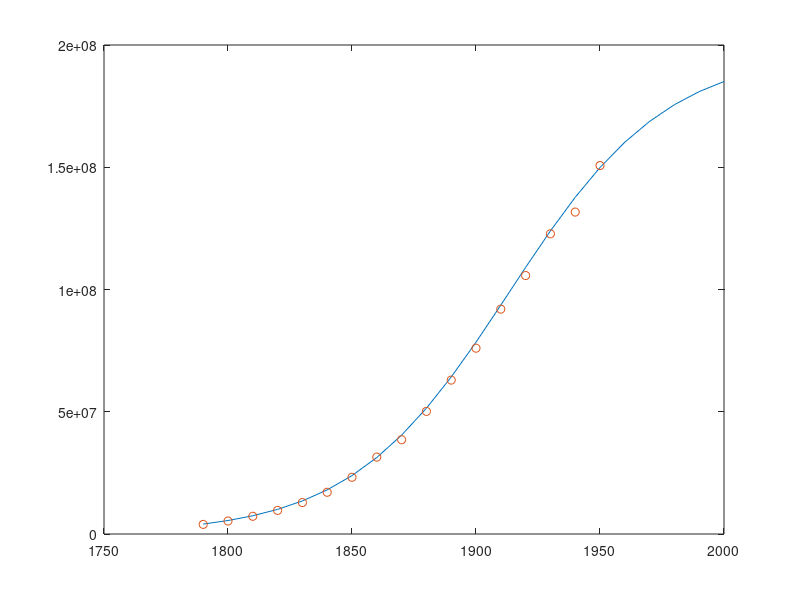

MATLAB code to generate this figure:
t=1790:10:2000;
p=197273000./(1+exp(-0.03134.*(t-1913.25)));
plot(t,p)
hold on
t1=1790:10:1950;
a=[3929000,5308000,7240000,9638000,12866000,17069000,23192000,31443000,38558000,50156000,62948000,75995000,91972000,105711000,122775000,131669000,150697000]
plot(t1,a,'o')
hold off